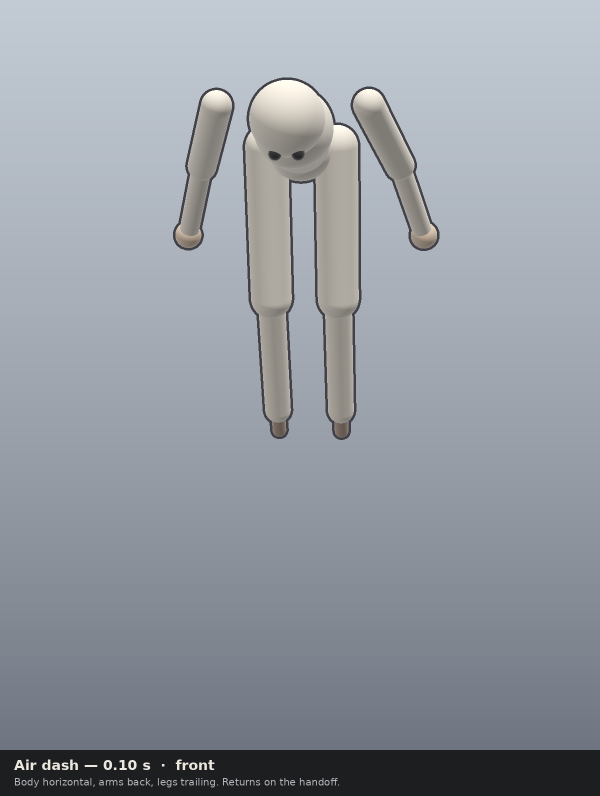
#> input picture Docs/AnimStills/airdash_front.png, 1200 x 1592 px, given in place of MegaGold.png, which was not available (shown at 1/2 size)
$ python render_pass23.py
#> lines starting #> are read from the running program, lines starting #| are printed output that depends on the picture; pictures that were not available may be replaced by others from this repository, and a replacement may not be noted
### Tools/UiScreens/render_screens2.py
#!/usr/bin/env python3
"""Secondary-screen stills.

The runners are ArenaStill portraits of the posed Hier bake
(Docs/UiStills/hier-idle-N.tris), the same raster worker 1 uses for
the character cards. The menu chrome is composited from MenuHost's
colors, copy, and placement. Unity Editor is not installed here, so
MenuScreenCapture cannot enter play mode.
"""

import os
from PIL import Image, ImageDraw, ImageFont, ImageFilter, ImageEnhance

ROOT = os.path.abspath(os.path.join(os.path.dirname(__file__), "..", ".."))
OUT = os.path.join(ROOT, "Docs", "UiStills", "screens2", "pass16")
FIG = os.path.join(OUT, "figures")
W, H = 1920, 1080

INK = (10, 18, 41)
NAVY = (15, 41, 102)
PANEL = (20, 82, 219)
HOT = (51, 148, 255)
GOLD = (255, 214, 31)
CREAM = (255, 250, 235)
MUTE = (199, 224, 255)
STROKE = (5, 10, 26)

BODY = {
    "Red": (224, 56, 61),
    "Blue": (107, 173, 235),
    "Orange": (240, 107, 36),
    "Lavender": (179, 148, 224),
    "Tan": (230, 194, 133),
    "Mint": (107, 209, 179),
}
SEAT = [(242, 41, 56), (41, 115, 255), (255, 219, 31), (41, 209, 71)]

FONT_D = os.path.join(ROOT, "Assets", "UI", "Fonts", "Bangers-Regular.ttf")
FONT_B = os.path.join(ROOT, "Assets", "UI", "Fonts", "LiberationSans-Bold.ttf")
PARK = os.path.join(ROOT, "Assets", "Resources", "UI", "Menu", "MegaGold.png")
LOCK = os.path.join(ROOT, "Assets", "Resources", "UI", "Menu", "TagLockup.png")
HERO = {
    "Mega Park": os.path.join(ROOT, "Assets", "UI", "ArenaThumbs", "Mega.png"),
    "Pocket Park": os.path.join(ROOT, "Assets", "UI", "ArenaThumbs", "Pocket.png"),
    "Stack Yard": os.path.join(ROOT, "Assets", "UI", "ArenaThumbs", "Stack.png"),
}
def font(path, size):
    return ImageFont.truetype(path, size)


def mix(a, b, t):
    return tuple(int(a[i] + (b[i] - a[i]) * t) for i in range(3))


def lum(c):
    def f(u):
        u = u / 255.0
        return u / 12.92 if u <= 0.04045 else ((u + 0.055) / 1.055) ** 2.4
    r, g, b = f(c[0]), f(c[1]), f(c[2])
    return 0.2126 * r + 0.7152 * g + 0.0722 * b


def contrast(a, b):
    la, lb = lum(a), lum(b)
    hi, lo = (la, lb) if la > lb else (lb, la)
    return (hi + 0.05) / (lo + 0.05)


def rounded(draw, box, r, fill, outline=None, width=0):
    draw.rounded_rectangle(box, r, fill=fill, outline=outline, width=width)


# [79 lines left out: functions shadow, fit_text, wrap, button, plate, not called in this run]


def backdrop(alpha):
    park = Image.open(PARK).convert("RGB").resize((W, H), Image.Resampling.LANCZOS)
    park = ImageEnhance.Brightness(park).enhance(0.72)
    veil = Image.new("RGB", (W, H), (8, 24, 72))
    img = Image.blend(park, veil, 1.0 - alpha)
    img = img.convert("RGBA")
    vig = Image.new("L", (W, H), 0)
    vd = ImageDraw.Draw(vig)
    vd.ellipse((-200, -80, W + 200, H + 220), fill=255)
    vig = vig.filter(ImageFilter.GaussianBlur(80))
    dark = Image.new("RGBA", (W, H), (2, 6, 18, 0))
    dd = ImageDraw.Draw(dark)
    dd.rectangle((0, 0, W, H), fill=(2, 6, 18, 150))
    mask = Image.eval(vig, lambda p: 255 - p)
    dark.putalpha(mask)
    img.alpha_composite(dark)
    return img


# [101 lines left out: functions header, footer, draw_glyph, draw_switch, not called in this run]


def footer_both(img):
    footer(img)


def save(img, name, notes):
    os.makedirs(OUT, exist_ok=True)
    path = os.path.join(OUT, name)
    rgb = img.convert("RGB")
    rgb.save(path, "PNG", optimize=True, compress_level=9)
    size = os.path.getsize(path)
    if size > 390000:
        # Seat yellow sits next to the gold accent. A plain palette merge
        # turns that swatch gold, so those colors are painted back on.
        protect = list(SEAT) + list(PD_RGB) + list(TR_RGB) + [GOLD, CREAM, INK, HOT, PANEL, NAVY, MUTE, STROKE, (13, 20, 41)]
        pinned = None
        for colors in (256, 224, 192, 160):
            pinned = pin_colors(rgb, protect, colors)
            pinned.save(path, "PNG", optimize=True, compress_level=9)
            size = os.path.getsize(path)
            if size <= 390000:
                break
    notes.append((name, size, rgb.size))
    print(f"{name} {size} {rgb.size}")


# [13 lines left out: function pin_colors, not called in this run]


def screen(alpha=0.5):
    return backdrop(alpha)


# [379 lines left out: functions mode_rules, arena, unsky, figure, foot_row, badge_paint and 5 more, not called in this run]


# Seat colors from AccessibilityPalette.Default, then the same CVD matrices.
SEAT_F = (
    (0.95, 0.16, 0.22),
    (0.16, 0.45, 1.00),
    (1.00, 0.86, 0.12),
    (0.16, 0.82, 0.28),
)
# Okabe-Ito blue, vermillion, sky, yellow. Tritan is the second measured set.
PD_F = (
    (0 / 255, 114 / 255, 178 / 255),
    (213 / 255, 94 / 255, 0 / 255),
    (86 / 255, 180 / 255, 233 / 255),
    (240 / 255, 228 / 255, 66 / 255),
)
TR_F = (
    (0.90, 0.20, 0.25),
    (0.10, 0.78, 0.82),
    (0.98, 0.62, 0.12),
    (0.22, 0.12, 0.58),
)


def rgb_of(cols):
    return [tuple(int(round(c * 255)) for c in rgb) for rgb in cols]


PD_RGB = rgb_of(PD_F)
TR_RGB = rgb_of(TR_F)


# [114 lines left out: functions simulate_cvd, pair_distance, seat_mark, swatch_band, access_page, not called in this run]


# ActionBinds.Show, plus Xbox face names from ActionBinds.PadWord.
SHOW = {
    "wasd": "WASD",
    "mouse": "Mouse",
    "mouseLeft": "LMB",
    "space": "Space",
    "holdIntoWall": "Hold into wall",
    "leftCtrl": "Ctrl",
    "leftShift": "Shift",
    "leftAlt": "Alt",
    "q": "Q",
    "e": "E",
    "c": "C",
    "leftStick": "Left stick",
    "rightStick": "Right stick",
    "leftStickHold": "Left stick hold",
    "buttonSouth": "A",
    "buttonEast": "B",
    "buttonWest": "X",
    "buttonNorth": "Y",
    "leftShoulder": "LB",
    "rightShoulder": "RB",
    "leftTrigger": "LT",
    "rightTrigger": "RT",
    "escape": "Esc",
    "m": "M",
    "f": "F",
    "alpha1": "1",
    "alpha2": "2",
    "alpha3": "3",
    "start": "Start",
    "select": "Select",
    "dpadLeft": "Left",
    "dpadRight": "Right",
    "dpadUp": "Up",
    "dpadDown": "Down",
    "mouseRight": "RMB",
}


# [20 lines left out: functions bind_line, mark_width, not called in this run]


X_BLUE = (26, 97, 235)
Y_GOLD = (242, 199, 41)
KEY_INK = (15, 26, 51)
KEY_CAP = (245, 247, 255)
B_RED = (210, 48, 52)
A_GREEN = (30, 170, 70)


# [140 lines left out: functions draw_token, draw_keycap, draw_bumper, draw_face, draw_mouse, draw_wall and 1 more, not called in this run]


_BUST = None


# [67 lines left out: functions bust_mask, draw_bust, not called in this run]


def card_y(top, card_h, runtime_y, runtime_h=420.0):
    return top + int(runtime_y / runtime_h * card_h)


# [177 lines left out: functions draw_cup, draw_join_glyph, drop_in, credits, records_empty, records_sample and 1 more, not called in this run]


def wipe():
    img, ratio = mode_rules(False)
    return bars(img), ratio


def wipe_load():
    img, ratio = loading()
    return bars(img), ratio


def wipe_results():
    img, ratio = results()
    return bars(img), ratio


def text_inside(draw, xy, text, face, box, slop=3):
    bbox = draw.textbbox(xy, text, font=face)
    x0, y0, x1, y1 = box
    ok = bbox[0] >= x0 - slop and bbox[1] >= y0 - slop and bbox[2] <= x1 + slop and bbox[3] <= y1 + slop
    return ok, bbox


# [292 lines left out: functions menu_text, match_hud, type_px, wrap_words, shrink_into, paint_lines and 1 more, not called in this run]


# Body, then trim. Same pairs on every text size. The well is the idle-mesh bust.
CAST_LOOKS = (
    ("Red / Tan", (224, 56, 61)),
    ("Blue / Mint", (107, 173, 235)),
    ("Orange / Lavender", (240, 107, 36)),
    ("Lavender / Mint", (179, 148, 224)),
)


# [400 lines left out: functions board_cast, board_rules, board_results, quad_split, scale_columns, rebind and 1 more, not called in this run]


# [2 lines that do not run on import are left out]

### Tools/UiScreens/render_pass23.py
#!/usr/bin/env python3
"""Pass 23. Shared seat colors, a chip well, a tighter standings row, a short load card.

Same script as HudState. Unity Editor is not installed, so these are composites.
"""

import os

import render_screens2 as ui
from PIL import Image, ImageDraw

ui.OUT = os.path.join(ui.ROOT, "Docs", "UiStills", "screens2", "pass23")

W, H = ui.W, ui.H
INK = ui.INK
CREAM = ui.CREAM
GOLD = ui.GOLD

PLACE = (2, 3, 0, 1)
TIME = {0: "8.1", 1: "12.4", 2: "0.2", 3: "4.0"}
TAGS = {0: "1", 1: "1", 2: "0", 3: "0"}
TAGGED = {0: "0", 1: "1", 2: "1", 3: "0"}
WINS = {0: "0", 1: "0", 2: "1", 3: "0"}
# Costume bodies: P1 red, P2 blue, P3 orange, P4 lavender.
SEAT = [ui.BODY["Red"], ui.BODY["Blue"], ui.BODY["Orange"], ui.BODY["Lavender"]]
WELL = (5, 5, 10)
# P1 keyboard. P2-P4 pads. Opening rotation, one tip per seat.
TIPS = (
    "[Space] jumps.",
    "[LB], then [B].",
    "Hold [Left stick] against a wall to climb.",
    "Hold [Left stick] + [A] to wall jump.",
)
OPENING = 0
IT = 2
SAFE = 1


def slide(frame, row):
    if frame > row:
        return 0.0
    if frame < row:
        return 1.0
    return 0.42


def overlaps(a, b):
    return a[0] < b[2] and a[2] > b[0] and a[1] < b[3] and a[3] > b[1]


def assert_script():
    if slide(3, 0) != 0 or slide(0, 3) != 1 or slide(1, 1) != 0.42:
        raise SystemExit("slide")
    order = [float(TIME[s]) for s in PLACE]
    if order != sorted(order) or PLACE[0] != IT or WINS[IT] != "1":
        raise SystemExit("standings")
    it = (0.18, 0.62, 0.64, 0.16)
    word = (0.56, 0.30, 0.34, 0.18)
    a = (it[0], it[1], it[0] + it[2], it[1] + it[3])
    b = (word[0], word[1], word[0] + word[2], word[1] + word[3])
    if overlaps(a, b):
        raise SystemExit("word slot overlaps YOU'RE IT")
    for word in ("RESULTS", "NEXT ROUND", "LOCKED", "ROUND OVER", "LEAST IT TIME WINS"):
        if "podium" in word.lower():
            raise SystemExit("podium")


def score_text(img, xy, text, face, fill, bg):
    x, y = xy
    probe = Image.new("RGB", (img.size[0], img.size[1]), bg)
    pd = ImageDraw.Draw(probe)
    pd.text((x, y), text, font=face, fill=fill)
    crop = pd.textbbox((x, y), text, font=face)
    box = (
        max(0, crop[0] - 1),
        max(0, crop[1] - 1),
        min(img.size[0], crop[2] + 1),
        min(img.size[1], crop[3] + 1),
    )
    a = img.crop(box).convert("RGB")
    b = probe.crop(box)
    if a.size != b.size or a.size[0] < 2:
        return 999
    ap = list(a.getdata())
    bp = list(b.getdata())
    n = acc = 0
    for i in range(len(bp)):
        if bp[i] == bg:
            continue
        n += 1
        acc += abs(ap[i][0] - bp[i][0]) + abs(ap[i][1] - bp[i][1]) + abs(ap[i][2] - bp[i][2])
    if n < 8:
        return 999
    return acc / (n * 3)


def slide_text(d, xy, word, face, fill, bg, box, checks, ratios, origin, limit):
    """A column sliding in may leave the card. Draw it; only measure the part still on the card."""
    bb = d.textbbox(xy, word, font=face)
    if bb[2] <= 4 or bb[0] >= limit - 4:
        return
    inside = (
        bb[0] >= box[0] - 3
        and bb[1] >= box[1] - 3
        and bb[2] <= min(box[2], limit - 2) + 3
        and bb[3] <= box[3] + 3
    )
    if not inside:
        d.text(xy, word, font=face, fill=fill)
        return
    text(d, xy, word, face, fill, bg, box, checks, ratios, origin)


def text(d, xy, word, face, fill, bg, box, checks, ratios, origin=(0, 0)):
    d.text(xy, word, font=face, fill=fill)
    ok, bb = ui.text_inside(d, xy, word, face, box)
    if not ok:
        raise SystemExit("clip %r %s" % (word, bb))
    ratios.append(ui.contrast(fill, bg))
    checks.append(((xy[0] + origin[0], xy[1] + origin[1]), word, face, fill, bg))


def shape(d, box, kind, fill):
    l, t, r, b = box
    cx, cy = (l + r) / 2, (t + b) / 2
    if kind == 0:
        d.ellipse(box, fill=fill)
    elif kind == 2:
        d.rectangle(box, fill=fill)
    elif kind == 3:
        d.polygon([(cx, t), (r, cy), (cx, b), (l, cy)], fill=fill)
    else:
        d.polygon([(cx, t), (l, b), (r, b)], fill=fill)


def pane_box(humans, index, bounds=None):
    x0, y0, x1, y1 = (0, 0, W, H) if bounds is None else bounds
    pw, ph = x1 - x0, y1 - y0
    if humans <= 1:
        return (x0, y0, x1, y1)
    if humans == 2:
        mid = x0 + pw // 2
        return (x0, y0, mid, y1) if index == 0 else (mid, y0, x1, y1)
    col, row = index % 2, index // 2
    return (
        x0 + col * pw // 2,
        y0 + row * ph // 2,
        x0 + (col + 1) * pw // 2,
        y0 + (row + 1) * ph // 2,
    )


def borders(d, box, seat):
    l, t, r, b = box
    c = SEAT[seat]
    d.rectangle((l, t, r - 1, t + 8), fill=c)
    d.rectangle((l, b - 8, r - 1, b - 1), fill=c)
    d.rectangle((l, t, l + 8, b - 1), fill=c)
    d.rectangle((r - 8, t, r - 1, b - 1), fill=c)


# [42 lines left out: functions name_row, count_pane, not called in this run]


def draw_standings(img, area, frame, checks, ratios):
    """frame is None for the settled card, or 0..3 for a slide frame.

    The card is its own image so a row sliding in is clipped at the card edge
    and cannot paint into the next frame of the strip.
    """
    ax0, ay0, ax1, ay1 = area
    tall = ay1 - ay0 > 700
    rows = 4 if frame is None else frame + 1
    row_h = 64 if tall else 46
    head = 92 if tall else 70
    foot = 48 if tall else 36
    height = head + rows * row_h + foot + 16
    width = min(1180, ax1 - ax0 - 48)
    if not tall:
        width = min(width, ax1 - ax0 - 24)
    width = int(width)
    height = int(height)
    x0 = int(round((ax0 + ax1 - width) / 2))
    y0 = int(round((ay0 + ay1 - height) / 2))
    card = Image.new("RGBA", (width, height), (0, 0, 0, 0))
    d = ImageDraw.Draw(card)
    ui.rounded(d, (0, 0, width - 1, height - 1), 16, INK)
    title_px = 40 if tall else 26
    title = ui.font(ui.FONT_D, title_px)
    text(d, (24, 12), "LEAST IT TIME WINS", title, CREAM, INK, (12, 6, width - 12, head - 28), checks, ratios, (x0, y0))
    head_face = ui.font(ui.FONT_B, 18 if tall else 13)
    heads = (("#", 0.02), ("IT TIME", 0.34), ("TAGS", 0.50), ("TAGGED", 0.64), ("WINS", 0.80))
    hy = 52 if tall else 40
    span = width - 32
    for word, frac in heads:
        text(d, (16 + span * frac, hy), word, head_face, GOLD, INK, (8, hy - 2, width - 8, hy + 24), checks, ratios, (x0, y0))
    body = ui.font(ui.FONT_B, 26 if tall else 18)
    for i in range(rows):
        off = 0.0 if frame is None else slide(frame, i)
        if off >= 1:
            continue
        seat = PLACE[i]
        win = i == 0
        y = head + i * row_h
        shift = off * (width * 0.72)
        row = (16 + shift, y, width - 16, y + row_h - 8)
        if row[0] >= width - 20:
            continue
        bg = GOLD if win else (16, 28, 56)
        fg = INK if win else CREAM
        ui.rounded(d, row, 8, bg)
        label = "%d" % (i + 1)
        text(d, (row[0] + 8, row[1] + 8), label, body, fg, bg, (row[0] + 4, row[1] + 2, row[0] + 40, row[3] - 2), checks, ratios, (x0, y0))
        well = (row[0] + 42, row[1] + 8, row[0] + 74, row[1] + 40)
        ui.rounded(d, well, 6, WELL)
        d.rectangle((well[0] + 6, well[1] + 6, well[2] - 6, well[3] - 6), fill=SEAT[seat])
        shape(d, (row[0] + 82, row[1] + 8, row[0] + 108, row[1] + 36), seat, fg)
        name = "P%d" % (seat + 1)
        text(d, (row[0] + 116, row[1] + 8), name, body, fg, bg, (row[0] + 110, row[1] + 2, row[0] + 190, row[3] - 2), checks, ratios, (x0, y0))
        cols = ((TIME[seat], 0.34), (TAGS[seat], 0.50), (TAGGED[seat], 0.64), (WINS[seat], 0.80))
        for value, frac in cols:
            slide_text(d, (16 + span * frac + shift, row[1] + 8), value, body, fg, bg, (8, row[1] + 2, width - 8, row[3] - 2), checks, ratios, (x0, y0), width)
    foot_face = ui.font(ui.FONT_D, 28 if tall else 18)
    text(d, (24, height - foot), "NEXT ROUND", foot_face, GOLD, INK, (12, height - foot - 4, width - 12, height - 8), checks, ratios, (x0, y0))
    img.alpha_composite(card, (x0, y0))


# [39 lines left out: function tag_pane, not called in this run]


def draw_only(d, xy, word, face, fill, bg, box, checks, ratios):
    d.text(xy, word, font=face, fill=fill)
    ok, bb = ui.text_inside(d, xy, word, face, box)
    if not ok:
        raise SystemExit("clip %r %s" % (word, bb))
    ratios.append(ui.contrast(fill, bg))


def r_wide(face):
    return getattr(face, "size", 16) >= 20


def glyph_line(d, x, y, line, face, fill, bg, box, checks, ratios):
    """Bracketed words are the bound keycaps. The rest of the sentence stays ink on gold."""
    rest = line
    cx = x
    cap = ui.font(ui.FONT_B, 18 if r_wide(face) else 14)
    while rest:
        cut = rest.find("[")
        if cut < 0:
            paint = text if len(rest.strip()) > 1 else draw_only
            paint(d, (cx, y), rest, face, fill, bg, box, checks, ratios)
            cx += d.textlength(rest, font=face)
            break
        if cut > 0:
            pre = rest[:cut]
            paint = text if len(pre.strip()) > 1 else draw_only
            paint(d, (cx, y), pre, face, fill, bg, box, checks, ratios)
            cx += d.textlength(pre, font=face)
        end = rest.find("]", cut)
        if end < 0:
            break
        word = rest[cut + 1:end]
        tw = d.textlength(word, font=cap)
        w = tw + 14
        h = 26
        ui.rounded(d, (cx, y - 2, cx + w, y + h), 6, ui.NAVY)
        text(d, (cx + 7, y + 1), word, cap, CREAM, ui.NAVY, (cx + 2, y - 4, cx + w - 2, y + h + 2), checks, ratios)
        cx += w
        rest = rest[end + 1:]
    return cx


def load_pane(img, box, seat, checks, ratios, arena_only=False):
    d = ImageDraw.Draw(img)
    l, t, r, b = box
    if not arena_only:
        borders(d, box, seat)
    ph = b - t
    content = 188 if r - l > 1000 else 156
    third = int(ph * 0.34)
    if content > third - 8:
        content = third - 8
    plate = (l + 18, b - 14 - content, r - 18, b - 14)
    if arena_only:
        face = ui.font(ui.FONT_D, 28)
        plate = (l + 20, b - 78, l + 280, b - 18)
        ui.rounded(d, plate, 10, INK)
        text(d, (plate[0] + 16, plate[1] + 12), "Mega Park", face, GOLD, INK, (plate[0] + 8, plate[1] + 6, plate[2] - 8, plate[3] - 6), checks, ratios)
        return
    ui.rounded(d, plate, 14, INK)
    name = ui.font(ui.FONT_D, 28 if r - l > 1000 else 22)
    well = (plate[0] + 16, plate[1] + 12, plate[0] + 48, plate[1] + 44)
    ui.rounded(d, well, 6, WELL)
    d.rectangle((well[0] + 6, well[1] + 6, well[2] - 6, well[3] - 6), fill=SEAT[seat])
    text(d, (plate[0] + 58, plate[1] + 10), "Mega Park", name, GOLD, INK, (plate[0] + 54, plate[1] + 6, plate[2] - 90, plate[1] + 46), checks, ratios)
    who = ui.font(ui.FONT_B, 20)
    text(d, (plate[2] - 64, plate[1] + 12), "P%d" % (seat + 1), who, CREAM, INK, (plate[2] - 72, plate[1] + 8, plate[2] - 12, plate[1] + 44), checks, ratios)
    tip = TIPS[seat]
    face = ui.font(ui.FONT_B, 22 if r - l > 1000 else 16)
    tip_box = (plate[0] + 14, plate[1] + 52, plate[2] - 14, plate[1] + 96)
    ui.rounded(d, tip_box, 8, GOLD)
    glyph_line(d, tip_box[0] + 12, tip_box[1] + 10, tip, face, INK, GOLD, (tip_box[0] + 6, tip_box[1] + 4, tip_box[2] - 6, tip_box[3] - 4), checks, ratios)
    track = (plate[0] + 16, plate[3] - 52, plate[2] - 16, plate[3] - 30)
    ui.rounded(d, track, 6, (8, 14, 28))
    span = track[2] - track[0]
    ui.rounded(d, (track[0], track[1], track[0] + span * 0.5, track[3]), 6, GOLD)
    cap = ui.font(ui.FONT_B, 18 if r - l > 1000 else 15)
    text(d, (plate[0] + 16, plate[3] - 26), "Starting  50%", cap, CREAM, INK, (plate[0] + 10, plate[3] - 28, plate[2] - 10, plate[3] - 4), checks, ratios)


def scene(kind, humans=4):
    img = ui.backdrop(0.45)
    checks = []
    ratios = [ui.contrast(GOLD, INK), ui.contrast(CREAM, INK), ui.contrast(INK, GOLD)]
    if kind == "count" or kind == "go":
        for i in range(4):
            count_pane(img, pane_box(4, i), i, kind == "go", checks, ratios)
    elif kind == "stand":
        draw_standings(img, (0, 0, W, H), None, checks, ratios)
    elif kind == "strip":
        cells = ((0, 0), (1, 0), (0, 1), (1, 1))
        for frame, (cx, cy) in enumerate(cells):
            area = (cx * W // 2, cy * H // 2, (cx + 1) * W // 2, (cy + 1) * H // 2)
            draw_standings(img, area, frame, checks, ratios)
    elif kind == "tag":
        for i in range(4):
            tag_pane(img, pane_box(4, i), i, checks, ratios)
    elif kind == "load":
        panes = 4 if humans >= 3 else humans
        for i in range(panes):
            box = pane_box(humans, i)
            if humans == 3 and i == 3:
                load_pane(img, box, i, checks, ratios, True)
            else:
                load_pane(img, box, i, checks, ratios, False)
    if min(ratios) < 4.5:
        raise SystemExit("contrast %.2f" % min(ratios))
    return img, min(ratios), checks


def verify(img, checks, label):
    worst = 0
    for item in checks:
        score = score_text(img, item[0], item[1], item[2], item[3], item[4])
        if score > 18:
            raise SystemExit("text miss %s %r %.1f" % (label, item[1], score))
        worst = max(worst, score)
    return worst


def near(px, rgb, tol):
    return abs(px[0] - rgb[0]) <= tol and abs(px[1] - rgb[1]) <= tol and abs(px[2] - rgb[2]) <= tol


def probe(path):
    img = Image.open(path).convert("RGB")
    name = os.path.basename(path)
    if name.startswith("23-load-4"):
        seats = (img.getpixel((4, 4)), img.getpixel((1914, 4)), img.getpixel((4, 1074)), img.getpixel((1914, 1074)))
        for i, px in enumerate(seats):
            if not near(px, SEAT[i], 12):
                raise SystemExit("%s border %d %s" % (name, i, px))
    if b"podium" in img.tobytes() or b"PODIUM" in img.tobytes():
        raise SystemExit("podium in %s" % name)


def main():
    assert_script()
    jobs = [
        ("23-standings-composite.png", "stand", 4),
        ("23-stand-strip-composite.png", "strip", 4),
        ("23-load-1-composite.png", "load", 1),
        ("23-load-2-composite.png", "load", 2),
        ("23-load-3-composite.png", "load", 3),
        ("23-load-4-composite.png", "load", 4),
    ]
    notes = []
    worst = 99
    for name, kind, humans in jobs:
        img, ratio, checks = scene(kind, humans)
#> in backdrop, `park = Image.open(PARK).convert("RGB").resize((W, H), Image.Resampling..`:
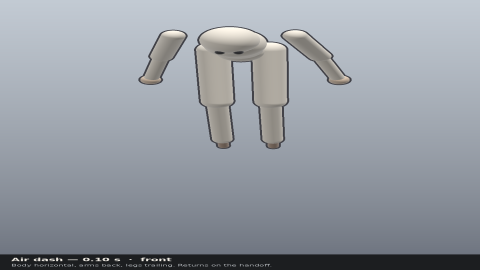
#> park: PIL image 1920x1080 RGB (shown at 1/4 size); mean R, G, B 148.4, 154.1, 161.9
#> in backdrop, `park = ImageEnhance.Brightness(park).enhance(0.72)`:
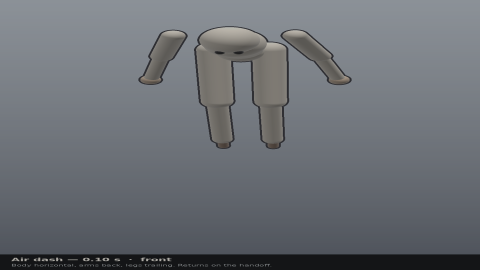
#> park: PIL image 1920x1080 RGB (shown at 1/4 size); mean R, G, B 106.3, 110.4, 116.1
#> in backdrop, `veil = Image.new("RGB", (W, H), (8, 24, 72))`:
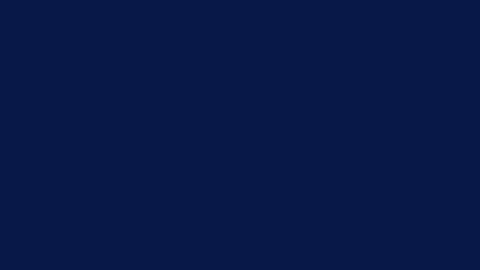
#> veil: PIL image 1920x1080 RGB (shown at 1/4 size); mean R, G, B 8, 24, 72
#> in backdrop, `img = Image.blend(park, veil, 1.0 - alpha)`:
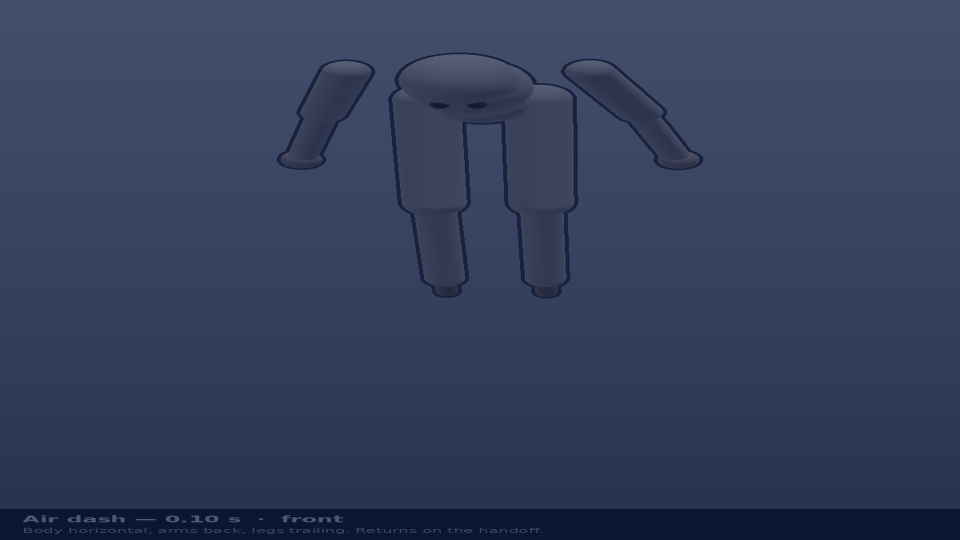
#> img: PIL image 1920x1080 RGB (shown at 1/2 size); mean R, G, B 51.8, 62.4, 91.4
#> (the rest of the program and of its run is left out)
